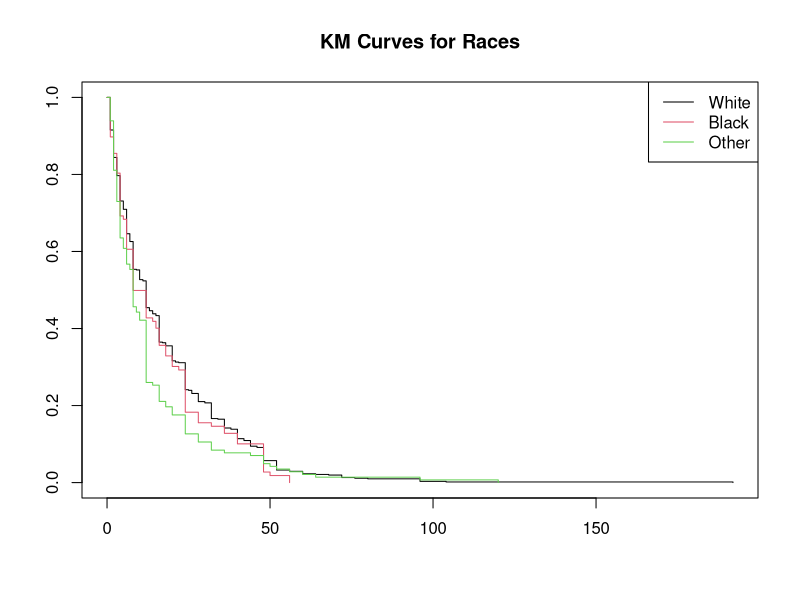
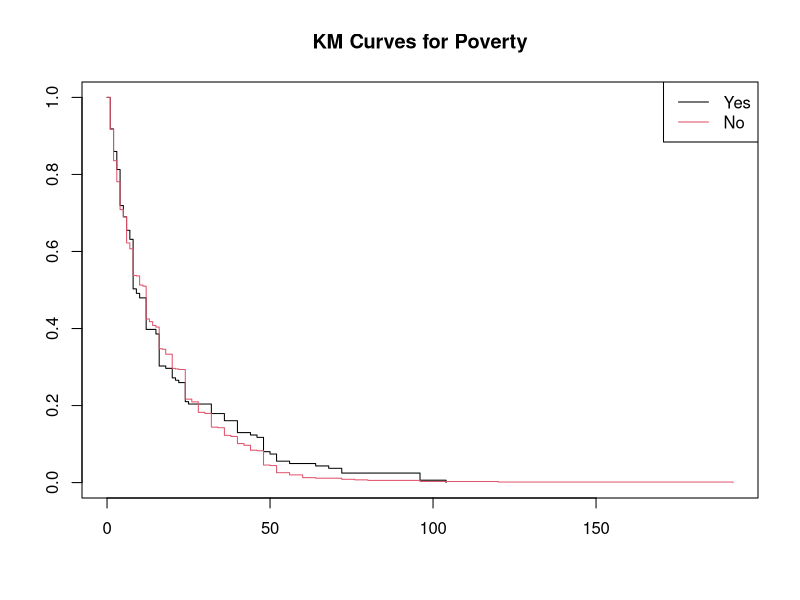
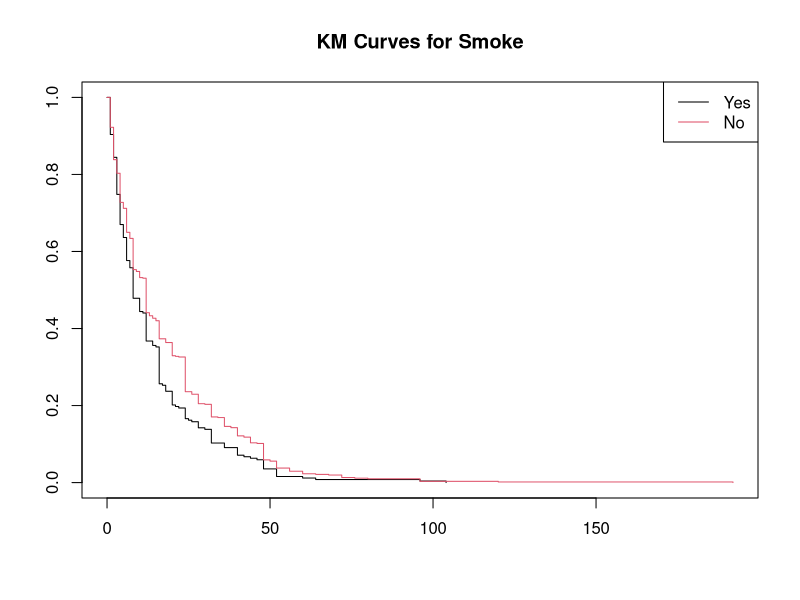
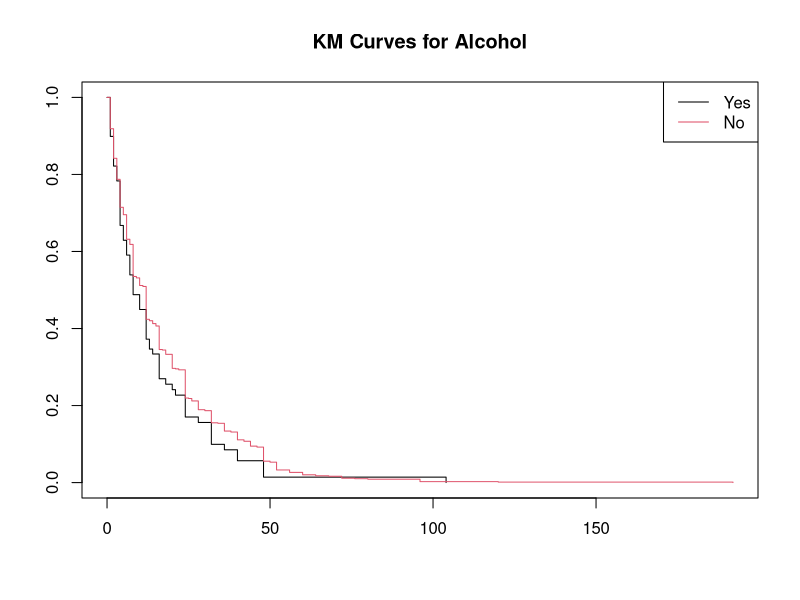
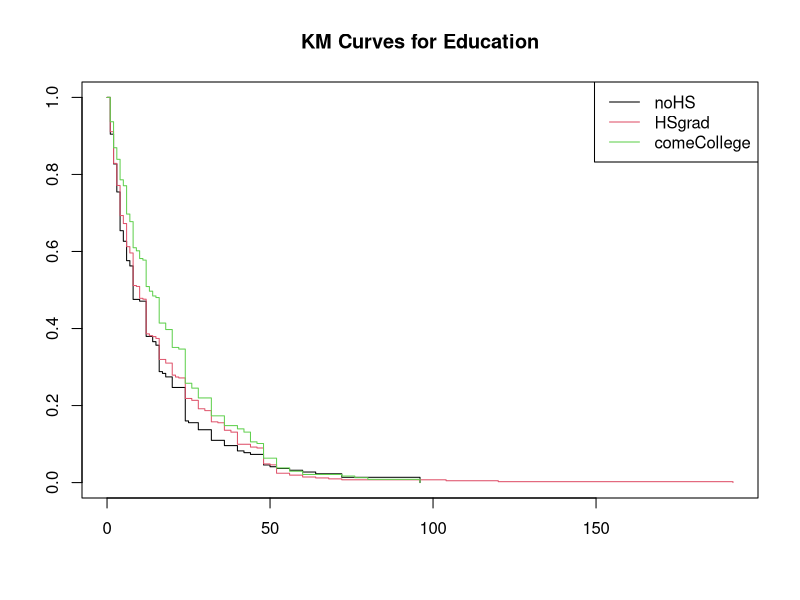
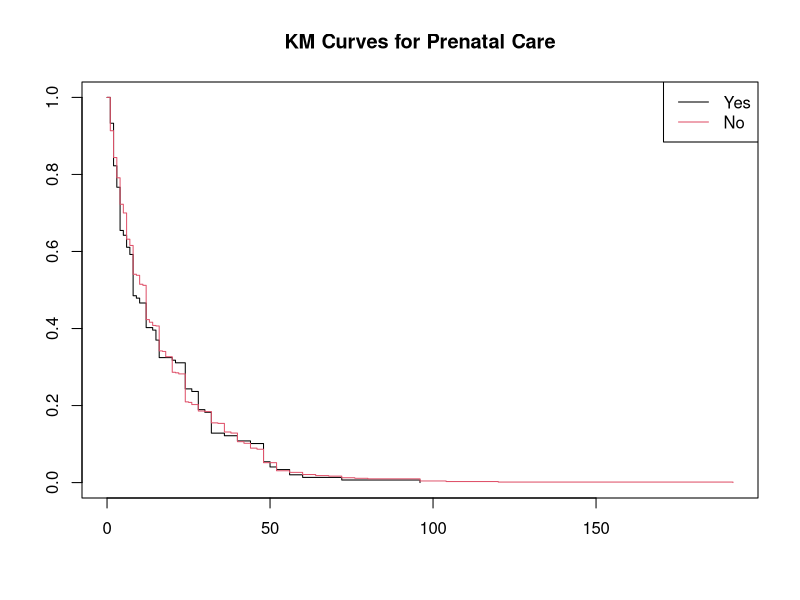
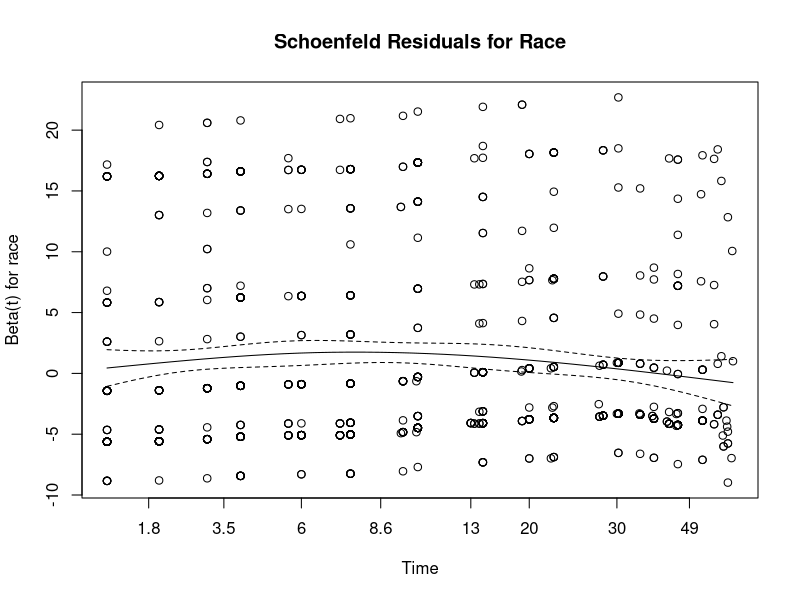
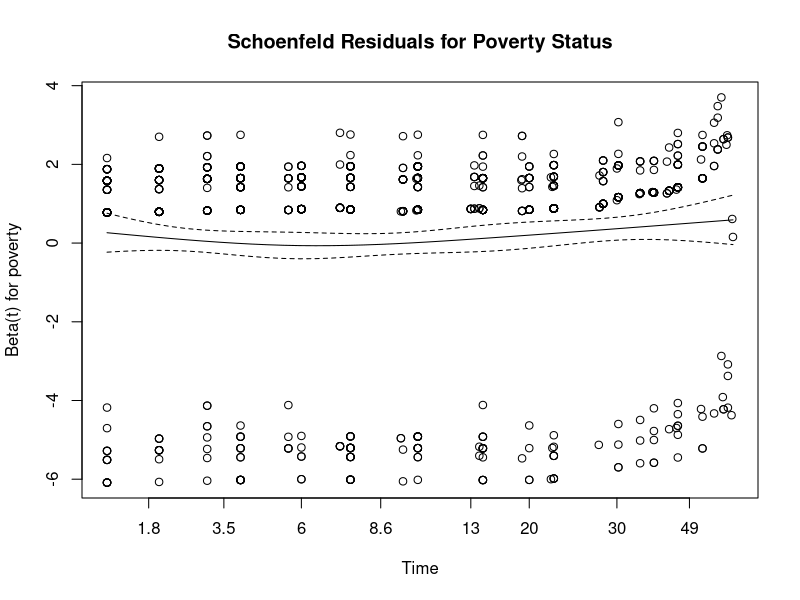

Source code (R) for these figures, in order:
## ---- chunk 1
library(KMsurv)
library(survival)
library(dplyr)
### We're using Bfeed from KMsurv
data(bfeed)
## ---- chunk 2
# data processing
df <- bfeed %>% 
  mutate(race = case_when(race == 1 ~ "white",
                          race == 2 ~ "black", 
                          race == 3 ~ "other") %>% 
           factor(levels = c("white", "black", "other")),
         poverty = factor(poverty, levels = c(1,0), labels = c("yes", "no")),
         smoke = factor(smoke, levels = c(1,0), labels = c("yes", "no")),
         alcohol = factor(alcohol, levels = c(1,0), labels = c("yes", "no")),
         pc3mth = factor(pc3mth, levels = c(1,0), labels = c("yes", "no")),
        yschool = case_when(yschool < 12 ~ "noHS",
                             yschool == 12 ~ "HSgrad", 
                             yschool > 12 ~ "someCollege") %>% 
           factor(levels = c("noHS", "HSgrad", "someCollege"))
         )

str(df)


# survival object
surv <- Surv(df$duration, df$delta)
## ---- chunk 3
# check for stratification in race
KMcurves_race <- survfit(surv ~ race, data = df)
plot(KMcurves_race, col = 1:3, main = "KM Curves for Races")
legend("topright", legend = c("White", "Black", "Other"), col = 1:3, lty = 1)
## ---- chunk 4
KMcurves_poverty <- survfit(surv ~ poverty, data = df)
plot(KMcurves_poverty, col = 1:2, main = "KM Curves for Poverty")
legend("topright", legend = c("Yes", "No"), col = 1:2, lty = 1)
## ---- chunk 5
KMcurves_smoke <- survfit(surv ~ smoke, data = df)
plot(KMcurves_smoke, col = 1:2, main = "KM Curves for Smoke")
legend("topright", legend = c("Yes", "No"), col = 1:2, lty = 1)
## ---- chunk 6
KMcurves_alcohol <- survfit(surv ~ alcohol, data = df)
plot(KMcurves_alcohol, col = 1:2, main = "KM Curves for Alcohol")
legend("topright", legend = c("Yes", "No"), col = 1:2, lty = 1)
## ---- chunk 7
# check for stratification in race
KMcurves_yschool <- survfit(surv ~ yschool, data = df)
plot(KMcurves_yschool, col = 1:3, main = "KM Curves for Education")
legend("topright", legend = c("noHS", "HSgrad", "comeCollege"), col = 1:3, lty = 1)
## ---- chunk 8
KMcurves_pc3mth <- survfit(surv ~ pc3mth, data = df)
plot(KMcurves_pc3mth, col = 1:2, main = "KM Curves for Prenatal Care")
legend("topright", legend = c("Yes", "No"), col = 1:2, lty = 1)
## ---- chunk 9
# full model with everything
cox1 <- coxph(surv ~ race+poverty+smoke+alcohol+agemth+yschool+pc3mth, data=df)
summary(cox1)
AIC(cox1)
drop1(cox1)
## ---- chunk 10
# remove pc3mthno
cox2 <- coxph(surv ~ race+poverty+smoke+alcohol+agemth+yschool, data=df)
summary(cox2)
AIC(cox2)
drop1(cox2)


# remove agemth
cox3 <- coxph(surv ~ race+poverty+smoke+alcohol+yschool, data=df)
summary(cox3)
AIC(cox3)
drop1(cox3)


# remove alcohol
cox4 <- coxph(surv ~ race+poverty+smoke+yschool, data=df)
summary(cox4)
AIC(cox4)
drop1(cox4)

# remove yschool
# best final model!!!
cox5 <- coxph(surv ~ race+poverty+smoke, data=df)
summary(cox5)
AIC(cox5)
BIC(cox5)
drop1(cox5)

# remove poverty
cox6 <- coxph(surv ~ race+smoke, data=df)
summary(cox6)
AIC(cox6)
drop1(cox6)

print(summary(cox5))
## ---- chunk 11
cox7 <- coxph(surv ~ race*poverty*smoke, data=df)
summary(cox7)
AIC(cox7)
BIC(cox7)
drop1(cox7)
## ---- chunk 12
# Schoenfeld Residuals, test PH assumption
bfeed.zph <- cox.zph(cox5)
print(bfeed.zph)
plot(bfeed.zph[1], main = "Schoenfeld Residuals for Race")
plot(bfeed.zph[2], main = "Schoenfeld Residuals for Poverty Status")
plot(bfeed.zph[3], main = "Schoenfeld Residuals for Smoke Status")
## ---- chunk 13
bfeed.dfb <- residuals(cox5,type="dfbeta")
bfeed.preds <- predict(cox5)
## ---- chunk 14
# dfbeta for race
plot(bfeed.dfb[,1],xlab="Observation Number",ylab="dfbeta for Race", 
     ylim=c(-.03,.01), pch = 19, cex = 0.5, col = "orange")
text(bfeed.dfb[,1]+.0015, labels = rownames(df), cex = 0.8)
title("dfbeta Values by Observation Number for Race")
## ---- chunk 15
# dfbeta for poverty
plot(bfeed.dfb[,2],xlab="Observation Number",ylab="dfbeta for Poverty", 
     ylim=c(-.05,.02), pch = 19, cex = 0.5, col = "purple")
text(bfeed.dfb[,2]+.0025, labels = rownames(df), cex = 0.8)
title("dfbeta Values by Observation Number for Poverty")
## ---- chunk 16
# dfbeta for smoke
plot(bfeed.dfb[,3],xlab="Observation Number",ylab="dfbeta for Smoke", 
     ylim=c(-.02,.03), pch = 19, cex = 0.5, col = "green")
text(bfeed.dfb[,3]+.002, labels = rownames(df), cex = 0.8)
title("dfbeta Values by Observation Number for Smoke")
## ---- chunk 17
library(knitr)
outlier = c(119,489,849,18)
tabled <- df[outlier, ]

# Display the table using kable
kable(tabled, caption = "bfeed Data Outliers")
## ---- chunk 18
# check for correlation

contingency_table <- table(df$race, df$poverty)
# Perform the chi-square test
result <- chisq.test(contingency_table)
# Print the result
print(result)


contingency_table2 <- table(df$race, df$smoke)
# Perform the chi-square test
result2 <- chisq.test(contingency_table2)
# Print the result
print(result2)
## ---- chunk 19
none_mod <- coxph(surv~1, data=df) ##model with only intercept
full_mod <- coxph(surv~race*poverty*smoke, data=df) ##first order model with 3 predictors 
library(MASS)

#forward+backward selection based on AIC: 
stepAIC(none_mod, scope=list(upper=full_mod, lower = ~1), direction="both", k=2, trace = TRUE)
## ---- chunk 20
# try removing outlier
df2 <- df[-c(18,119,353,489,849), ]


# check for correlation after removing outlier

contingency_table3 <- table(df2$race, df2$poverty)
# Perform the chi-square test
result3 <- chisq.test(contingency_table3)
# Print the result
print(result3)


contingency_table4 <- table(df2$race, df2$smoke)
# Perform the chi-square test
result4 <- chisq.test(contingency_table4)
# Print the result
print(result4)



# does not work, I want to cry
